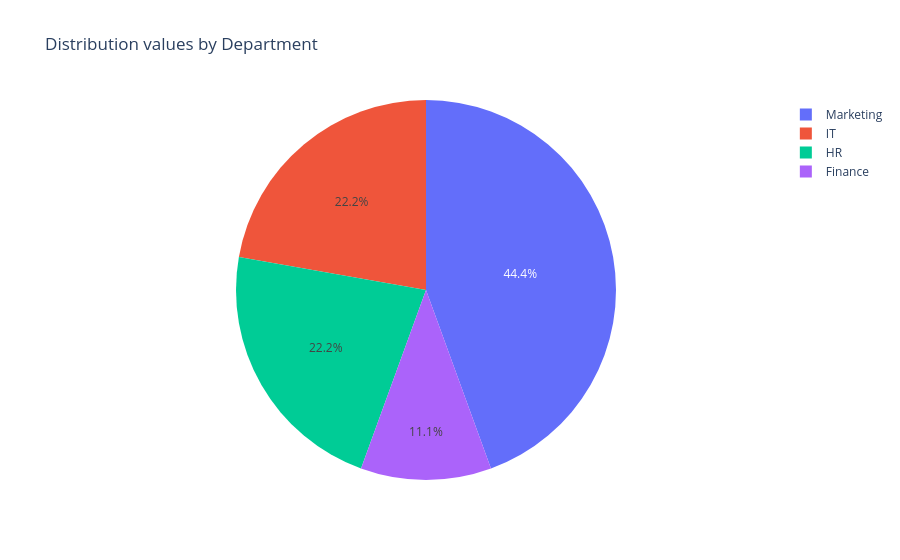

Notebook code cell kept with this figure:
### Code cell
# Distribution  value for department using pie chart

dept_count = merge_df["Department"].value_counts()
fig = px.pie(
    values=dept_count.values,
    names=dept_count.index,
    title="Distribution values by Department"
)
fig.show()

### Figure 1 — Plotly figure (JSON) as saved in the notebook; plotly's stock layout.template omitted (floating-point values rounded to 4 significant figures)
{"data": [{"domain": {"x": [0, 1], "y": [0, 1]}, "hovertemplate": "label=%{label}<br>value=%{value}<extra></extra>", "labels": ["Marketing", "IT", "HR", "Finance"], "legendgroup": "", "name": "", "showlegend": true, "type": "pie", "values": [4, 2, 2, 1]}], "layout": {"legend": {"tracegroupgap": 0}, "title": {"text": "Distribution values by Department"}}}
